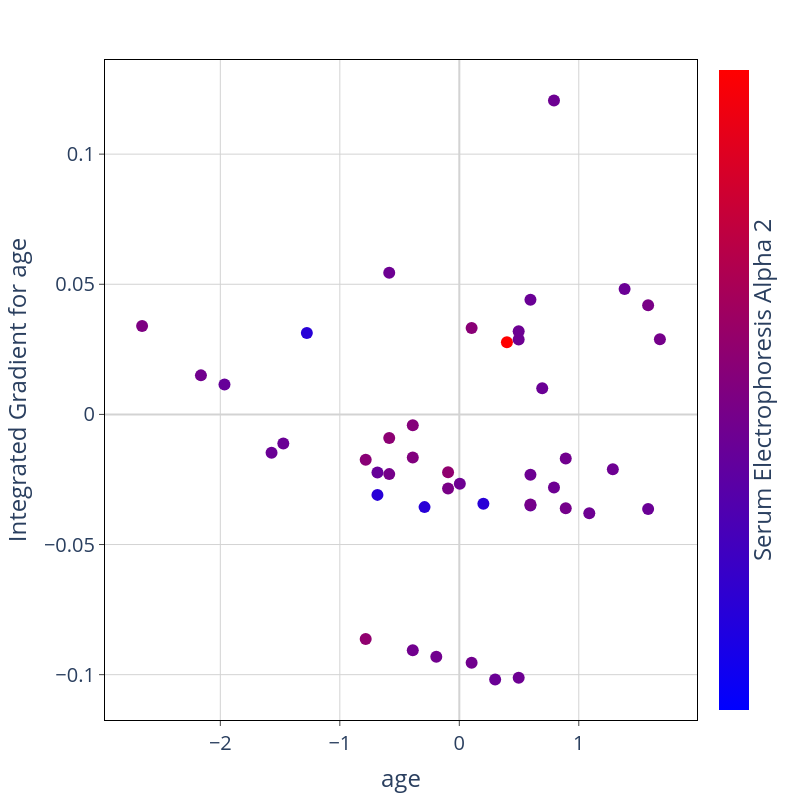

The notebook cell saved with this chart:
### Code cell
feat_1 = IGtable.columns[feature_order[0]]
feat_2 = IGtable.columns[feature_order[1]]

fig = px.scatter(x = IG_X[feat_1], y = IGtable[feat_1], color = IG_X[feat_2])
fig.update_traces(marker=dict(size=12))

fig.update_layout(
    plot_bgcolor='white',
    autosize=False,
    width=800,
    height=800,
    coloraxis = {'colorscale':'Bluered'},
    xaxis_title = feat_1,
    yaxis_title = "Integrated Gradient for " + feat_1,
    font=dict(size=20)
)

fig.update_xaxes(
    zeroline=True,
    zerolinecolor='lightgrey',
    mirror=True,
    ticks='outside',
    showline=True,
    linecolor='black',
    gridcolor='lightgrey'
    )
    
fig.update_yaxes(
    zeroline=True,
    zerolinecolor='lightgrey',
    mirror=True,
    ticks='outside',
    showline=True,
    linecolor='black',
    gridcolor='lightgrey'
)

fig.update_coloraxes(colorbar_showticklabels=False,
                    colorbar_title=dict(text=feat_2,side = "right"),
                    cmin = -1, cmax = 1)

fig.show()

### Figure 1 — Plotly figure (JSON) as saved in the notebook; plotly's stock layout.template omitted (floating-point values rounded to 4 significant figures)
{"data": [{"hovertemplate": "x=%{x}<br>y=%{y}<br>color=%{marker.color}<extra></extra>", "legendgroup": "", "marker": {"color": [-0.1723, 0.04083, -0.69, 0.07128, -0.1114, -0.02007, 0.07128, 6.435, -0.1419, -0.1419, -0.1723, -0.1723, -0.1419, -0.1419, -0.1114, -0.1419, -0.05052, -0.1419, -0.08097, -0.1419, 0.1017, -0.1419, -0.2028, -0.2028, -0.1114, 0.1322, 0.1322, -0.2028, -0.69, -0.69, -0.1723, -0.1723, -0.1419, -0.1723, -0.1114, -0.08097, -0.1419, -0.05052, -0.08097, -0.69, -0.1723, -0.1114, 0.01038, -0.08097], "coloraxis": "coloraxis", "size": 12, "symbol": "circle"}, "mode": "markers", "name": "", "orientation": "v", "showlegend": false, "type": "scatter", "x": [-1.473, -0.3895, -1.276, 0.103, -0.1925, -2.655, -0.7834, 0.3984, 0.4969, 0.4969, 0.6939, 0.5954, 0.7924, 0.5954, -2.162, 0.7924, 1.58, -0.5865, 1.679, 0.004477, -0.5865, 1.088, -1.965, -0.685, -0.3895, -0.09401, -0.7834, 0.5954, -0.685, 0.2015, -1.571, 1.58, 1.285, 1.383, 0.103, -0.5865, 0.4969, -0.09401, 0.5954, -0.291, 0.2999, 0.8909, -0.3895, 0.8909], "xaxis": "x", "y": [-0.01122, -0.004152, 0.03129, 0.03316, -0.09312, 0.03394, -0.0174, 0.02774, 0.02879, 0.03193, 0.01004, 0.04407, 0.1206, -0.02317, 0.015, -0.02812, 0.04192, 0.05447, 0.02892, -0.02662, -0.009027, -0.03797, 0.01147, -0.02234, -0.0906, -0.02219, -0.08633, -0.03498, -0.03092, -0.03437, -0.01473, -0.03636, -0.02107, 0.04819, -0.09542, -0.02295, -0.1012, -0.02845, -0.03461, -0.03562, -0.1019, -0.01693, -0.01654, -0.03609], "yaxis": "y"}], "layout": {"autosize": false, "coloraxis": {"cmax": 1, "cmin": -1, "colorbar": {"showticklabels": false, "title": {"side": "right", "text": "Serum Electrophoresis Alpha 2"}}, "colorscale": [[0, "rgb(0,0,255)"], [1, "rgb(255,0,0)"]]}, "font": {"size": 20}, "height": 800, "legend": {"tracegroupgap": 0}, "margin": {"t": 60}, "plot_bgcolor": "white", "width": 800, "xaxis": {"anchor": "y", "autorange": true, "domain": [0, 1], "gridcolor": "lightgrey", "linecolor": "black", "mirror": true, "range": [-2.965, 1.989], "showline": true, "ticks": "outside", "title": {"text": "age"}, "type": "linear", "zeroline": true, "zerolinecolor": "lightgrey"}, "yaxis": {"anchor": "x", "autorange": true, "domain": [0, 1], "gridcolor": "lightgrey", "linecolor": "black", "mirror": true, "range": [-0.1174, 0.1362], "showline": true, "ticks": "outside", "title": {"text": "Integrated Gradient for age"}, "type": "linear", "zeroline": true, "zerolinecolor": "lightgrey"}}}
